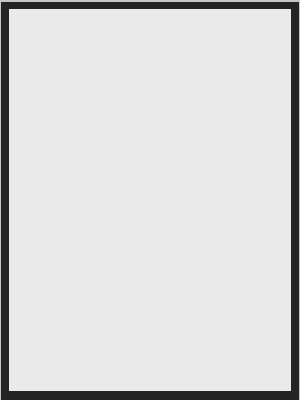
<?xml version="1.0" encoding="UTF-8"?>
<ui version="4.0">
 <class>SharCatConsole</class>
 <widget class="QMainWindow" name="SharCatConsole">
  <property name="minimumSize">
   <size>
    <width>300</width>
    <height>400</height>
   </size>
  </property>
  <property name="maximumSize">
   <size>
    <width>300</width>
    <height>400</height>
   </size>
  </property>
  <property name="windowTitle">
   <string>MainWindow</string>
  </property>
  <property name="styleSheet">
   <string notr="true">#statusbar
{
	border-top:1px solid rgb(127, 127, 127);
	background-color: rgb(36, 36, 36);
}
QRadioButton
{
color:rgb(214, 214, 214);
font-family:'Helvetica CE 35 Thin';
font-size:18px;
}
QCheckBox
{
color:rgb(214, 214, 214);
font-family:'Helvetica CE 35 Thin';
font-size:18px;
}
#pushButton_Close{
background-color:rgb(36, 36, 36);
border-width:0px;
border-image:url(&quot;:/images/Flat Black Icons/left-arrow.png&quot;);
icon-size : 128 128;
}
#pushButton_Close:hover
{
border-radius:24px;
border-image:url(&quot;:/images/Flat Black Icons/left-arrow-b.png&quot;);

}
#pushButton_Close::pressed
{
border-radius:24px;
background-color:rgb(30, 30, 30);
}
QComboBox
{
/*background-color: rgb(103, 103, 103);
border:0px;*/
color: rgb(10, 10, 10);
font-size:16px;
font-family:'Helvetica CE 35 Thin';
}

QLineEdit
{
padding-left:5px;
border-width:0px;
border-radius:5px;
font-size:14px;
font-family:'Helvetica CE 35 Thin';
background-color: rgb(231, 231, 231);
color: rgb(0, 0, 0);
}
QLineEdit:focus
{
border:2px solid rgb(0,75, 0);
border-radius:5px;
}

#centralwidget
{
border-top: 2px solid  rgb(198, 198, 199);
border-left: 1px solid rgb(198, 198, 199);
border-right: 1px solid rgb(198, 198, 199);

}

QToolTip
{
font-size:15pt; 
font-style:italic;
color:#dddddd;
border-radius:5px;
background-color:rgb(25, 25, 25);
border-width :1px;
border-style:solid;
border-color:rgb(235, 235, 235);
font-size : 18;
}
#centralwidget
{
background-color:rgb(36, 36, 36)

}
QPushButton
{
background-color:rgb(59, 59, 59);
border : 2px rgb(62, 62, 62) solid;
color : rgb(222, 222, 222);
font-size:18px;
}
QPushButton::Hover
{
background-color:rgb(95, 95, 95);
border : 2px white solid;
color :rgb(255, 255, 255);
}</string>
  </property>
  <widget class="QWidget" name="centralwidget">
   <layout class="QVBoxLayout" name="verticalLayout">
    <item>
     <widget class="QLabel" name="label">
      <property name="styleSheet">
       <string notr="true">background-color: rgb(234, 234, 234);
font-family:'Segoe UI Light';
font-size:14px;</string>
      </property>
      <property name="text">
       <string/>
      </property>
      <property name="textFormat">
       <enum>Qt::AutoText</enum>
      </property>
      <property name="alignment">
       <set>Qt::AlignLeading|Qt::AlignLeft|Qt::AlignTop</set>
      </property>
      <property name="wordWrap">
       <bool>true</bool>
      </property>
     </widget>
    </item>
   </layout>
  </widget>
  <widget class="QMenuBar" name="menubar">
   <property name="geometry">
    <rect>
     <x>0</x>
     <y>0</y>
     <width>300</width>
     <height>20</height>
    </rect>
   </property>
  </widget>
 </widget>
 <resources/>
 <connections/>
</ui>
